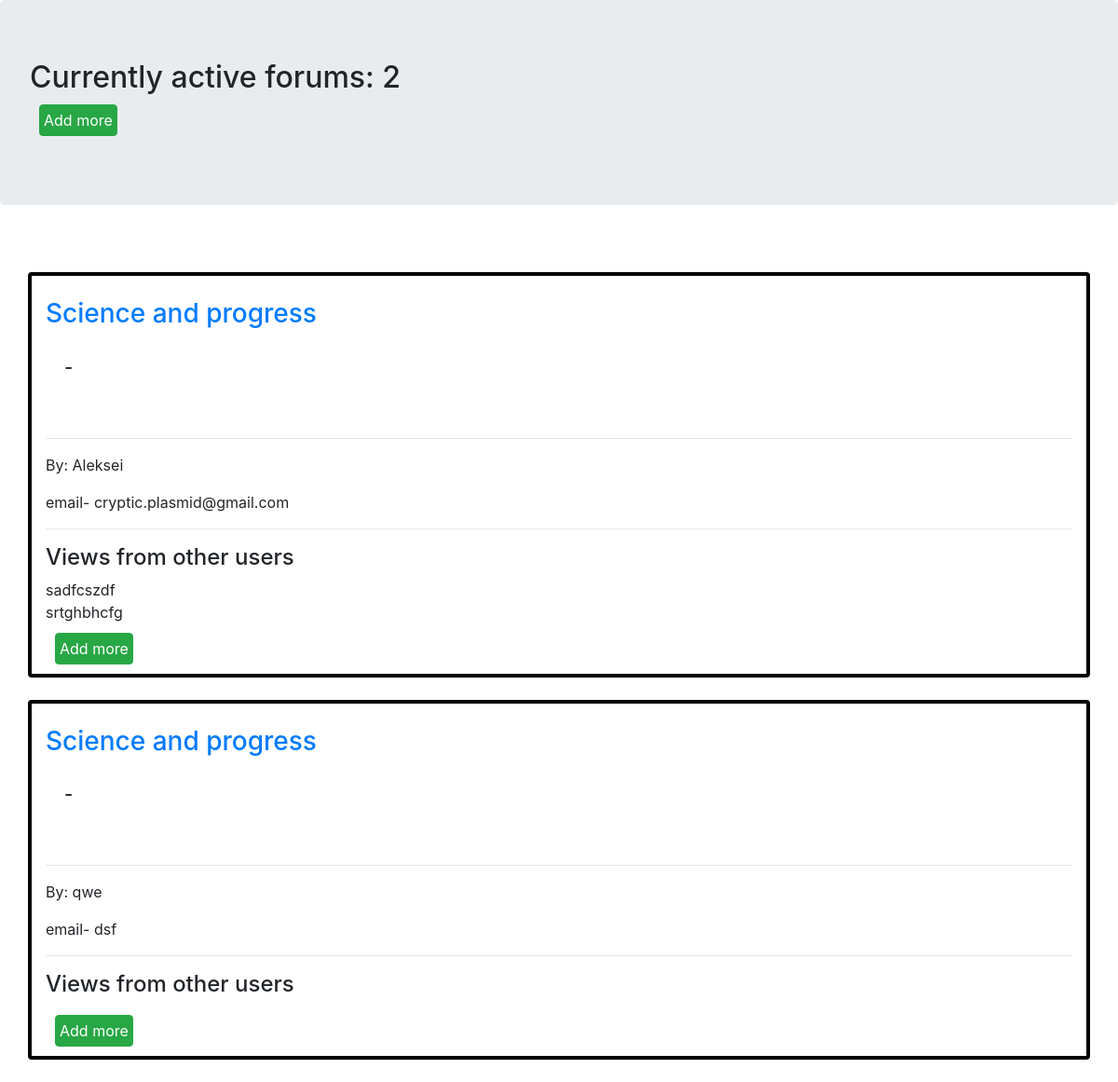
The page / on the database its author committed.
### discuss/models.py (models this page shows, shortened)
class Forum(models.Model):
    name = models.CharField(max_length=200, default='unknown')
    email = models.CharField(max_length=200, null=True)
    topic = models.CharField(max_length=300)
    description = models.CharField(max_length=1000, null=True)
    link = models.CharField(max_length=100, null=True)
    date_created = models.DateTimeField(auto_now_add=True, null=True)

class Discussion(models.Model):
    forum = models.ForeignKey(Forum, blank=True, on_delete=models.CASCADE)
    discuss = models.CharField(max_length=2000)

### discuss/views.py (the view)
# urls.py: path('', home, name='home'),
def home(request):
    forums = Forum.objects.all()
    count = forums.count()
    discussions = []
    for i in forums:
        discussions.append(i.discussion_set.all())
    context = {'forums': forums,
               'count': count,
               'discussions': discussions}
    return render(request, 'home.html', context)

### templates/home.html (shortened to what this page needs)
{% load static %}
<!DOCTYPE html>
<html lang="en">
<head>
    <link rel="stylesheet" href="https://stackpath.bootstrapcdn.com/bootstrap/4.5.0/css/bootstrap.min.css"0>
</head>
<body>
        <h2 class="jumbotron">
            Currently active forums: {{count}}
            <form method="POST" action="{% url 'addInForum' %}">
            <button class="btn btn-success" style="width:fit-content; padding: 4px; margin:10px;">Add more</button>
            </form>
        </h2>
            <div class="card-columns" style="padding: 10px; margin: 20px;"></div>
            {%for forum in forums %}
                <div class="card box container">
                    <br>
                    <h5 class="card-title">
                        <a href='{{forum.link}}'><h3>{{forum.topic}}</h3></a>
                        <div class="card-body container">
                            <p>{{forum.description}}</p></div>
                            </h5>
                            <hr>
                            <p> By: {{forum.name}}</p>
                            email- {{forum.email}}
                            <hr>
                            <h4>Views from other users</h4>
                            {%for discuss in discussions%}
                            {%for objs in discuss%}
                            {% if objs.forum == forum %}
                               {{objs.discuss}}
                               <br>
                            {% endif %}
                            {%endfor%}
                            {%endfor%}
                            <form method="POST" action="{% url 'addInDiscussion' %}">
                            <button class="btn btn-success" style="width:fit-content; padding: 4px; margin:10px;">Add more</button>
                            </form>
                        </div>
            <br>
            {%endfor%}
</body>
</html>

### templates/home.html (style rules this page uses)
.box { border: 4px solid black; margin: 0 auto; }

### rows shown on the page
Forum: topic "Science and progress", description "-", name "Aleksei", email "cryptic.plasmid@gmail.com"
Discussion: discuss "sadfcszdf"
Discussion: discuss "srtghbhcfg"
Forum: topic "Science and progress", description "-", name "qwe", email "dsf"

### other values the page prints
{{ count }} "2"
